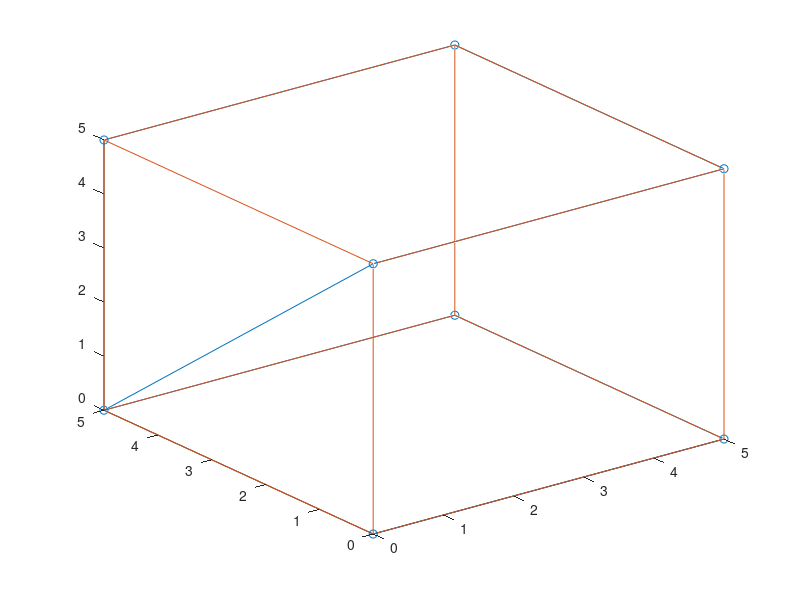

The MATLAB script that drew this image: (Note: this script raises an error after producing the figure.)
% Define the side length of the cube
m = 5;

% Create a figure
figure;

% Plot the cube
cubepoints = [
    0, 0, 0;
    m, 0, 0;
    m, m, 0;
    0, m, 0;
    0, 0, m;
    m, 0, m;
    m, m, m;
    0, m, m
];
cubeedges = [
    1, 2; 2, 3; 3, 4; 4, 1;  % Bottom face
    5, 6; 6, 7; 7, 8; 8, 5;  % Top face
    1, 5; 2, 6; 3, 7; 4, 8   % Connecting edges
];
plot3(cubepoints(:, 1), cubepoints(:, 2), cubepoints(:, 3), 'o-');
hold on;
for i = 1:size(cubeedges, 1)
    line(cubepoints(cubeedges(i, :), 1), cubepoints(cubeedges(i, :), 2), cubepoints(cubeedges(i, :), 3));
end

% Plot the squares inside the cube
square1 = [0, 0, 0; m, 0, 0; m, m, 0; 0, m, 0; 0, 0, 0];
square2 = [0, 0, m; m, 0, m; m, m, m; 0, m, m; 0, 0, m];
square3 = [m, 0, 0; m, 0, m; m, m, m; m, m, 0; m, 0, 0];
plot3(square1(:, 1), square1(:, 2), square1(:, 4), 'b-');
plot3(square2(:, 1), square2(:, 2), square2(:, 3), 'g-');
plot3(square3(:, 1), square3(:, 2), square3(:, 3), 'b-');

% Set axis labels
xlabel('X-axis');
ylabel('Y-axis');
zlabel('Z-axis');

% Set aspect ratio to be equal
axis equal;

% Set grid on
grid on;

% Set title
title('Cube with Squares Inside');

% Set view for better visibility
view(30, 30);
